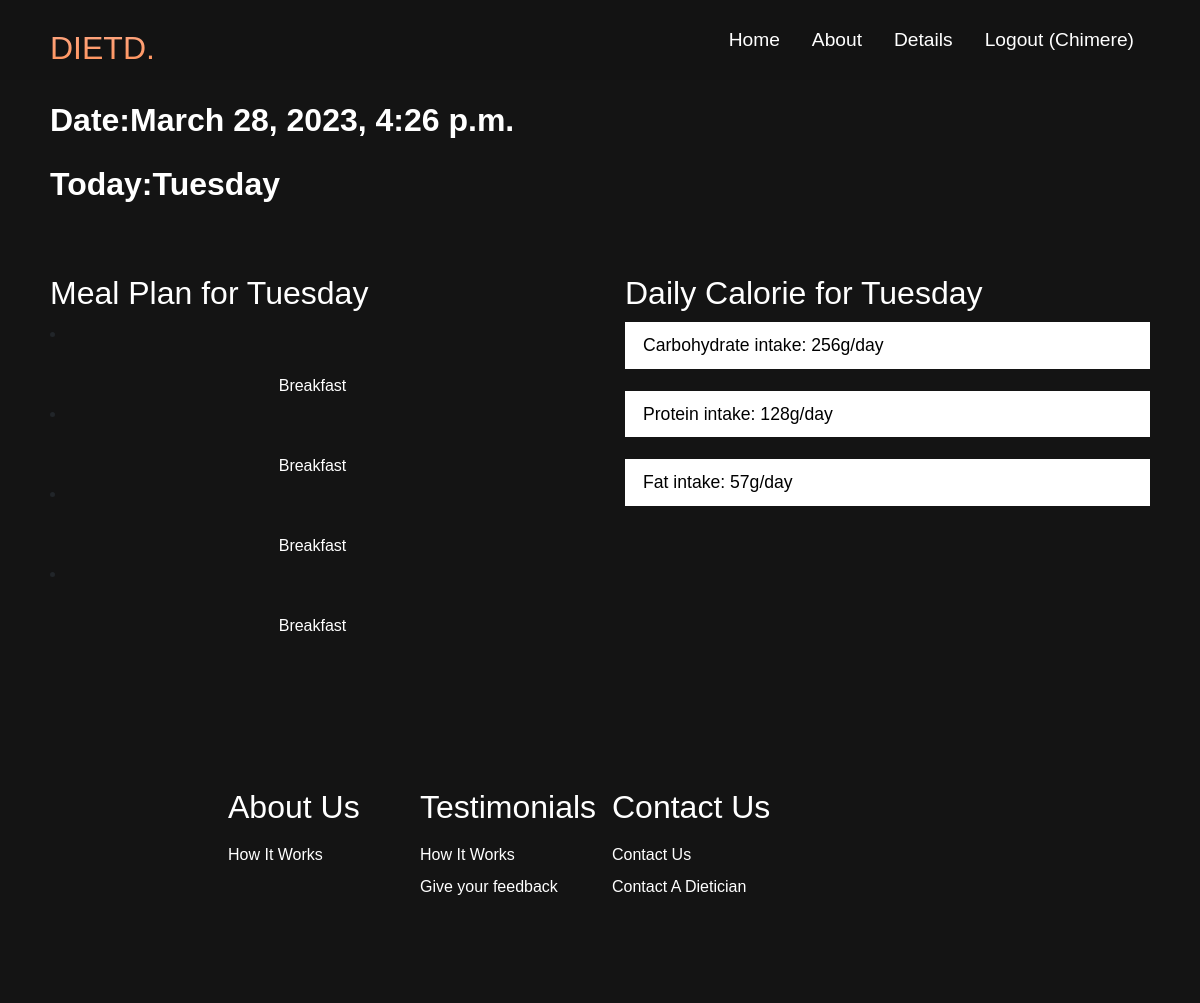
/create/ (signed in), run on an earlier commit of the app's database.
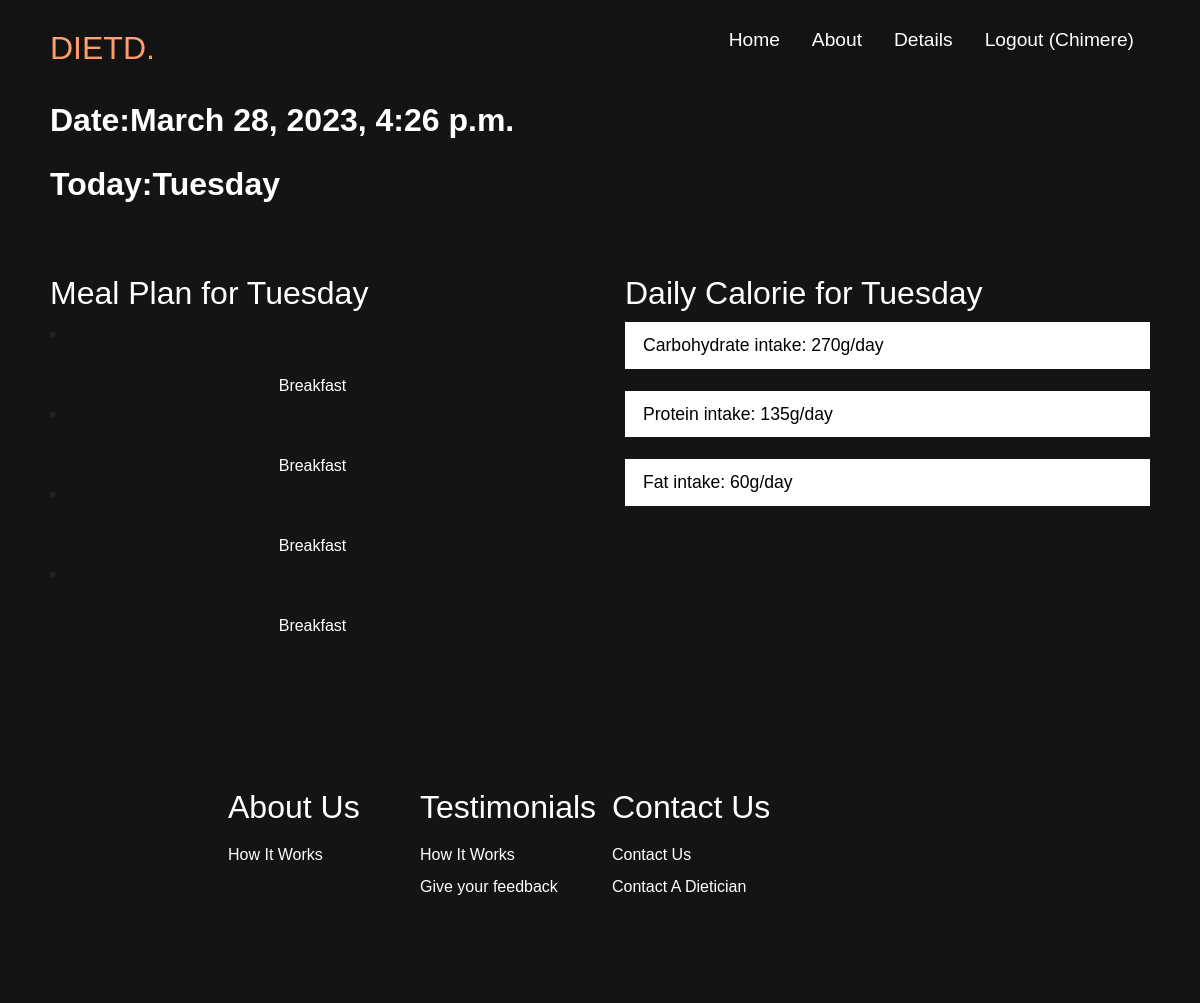
And on a later commit of the database.
### diet/models.py (models this page shows, shortened)
class DCalorie(models.Model):
    user = models.ForeignKey(User, on_delete=models.CASCADE)
    carb_grams = models.CharField(max_length=100)
    protein_grams = models.CharField(max_length=100)
    fat_grams = models.CharField(max_length=100)
    meal_carb_gram = models.CharField(max_length=100, null=True)
    meal_protein_gram = models.CharField(max_length=100, null=True)
    meal_fat_gram = models.CharField(max_length=100, null=True)

### diet/views.py (the view)
# urls.py: path('create/', views.create, name='create'),
def create(request):
    itemss = Testimonial.objects.all()
    items = FoodList.objects.all()
    calories = DCalorie.objects.get(user=request.user)
    searchTerm = request.GET.get('search_food')
    current_time = timezone.now()
    current_day = current_time.strftime('%A')
    return render(request, 'diet/create.html', {'searchTerm': searchTerm, 'current_time': current_time,
                                                'current_day': current_day, 'calories': calories,
                                                'items': items, 'itemss': itemss})

### diet/templates/diet/create.html (shortened to what this page needs)
{% load static %}
<!DOCTYPE html>
<html lang="en">
<head>
    <link href="https://cdn.jsdelivr.net/npm/bootstrap@5.2.3/dist/css/bootstrap.min.css" rel="stylesheet">
    <link rel="stylesheet" href="{% static 'css/style.css' %}"/>
</head>
<body>
<nav class="navbar">
    <div class="navbar__container">
        <a href="/" id="navbar__logo">DIETD.</a>
        <ul class="navbar__menu">
            <li class="navbar__item">
                <a href="{% url 'diet:home' %}" class="navbar__links">Home</a>
            </li>
            <li class="navbar__item">
                <a href="{% url 'diet:about' %}" class="navbar__links">About</a>
            </li>
            {% if user.is_authenticated %}
                <li class="navbar__item">
                    <a class="navbar__links" href="{% url 'diet:details' %}">
                    Details
                    </a>
                </li>
                <li class="navbar__item">
                    <a class="navbar__links" href="{% url 'diet:logoutaccount' %}">
                    Logout ({{ user.username }})
                    </a>
                </li>
            {% endif %}
        </ul>
    </div>
</nav>
    <div class="main">
      <div class="main__container">
            <div class="main__content">
                <p>Date:{{current_time}}</p>
                <p>Today:{{ current_day}}</p>
            </div>
      </div>
      <div class="form_container">
          <div class="section1">
              <h1 class="create_page">Meal Plan for {{current_day}}</h1>
                <li class="navbar__item">
                <a href="{% url 'diet:breakfast' %}" class="navbar__links">Breakfast</a>
                </li>
                <li class="navbar__item">
                <a href="{% url 'diet:breakfast' %}" class="navbar__links">Breakfast</a>
                </li>
                <li class="navbar__item">
                <a href="{% url 'diet:breakfast' %}" class="navbar__links">Breakfast</a>
                </li>
               <li class="navbar__item">
                <a href="{% url 'diet:breakfast' %}" class="navbar__links">Breakfast</a>
                </li>
          </div>
          <div class="section2">
              <h1 class="create_page">Daily Calorie for {{current_day}}</h1>
                <form method="POST" class="main__form">
                    <input type="text" name="carbohydrate" value="Carbohydrate intake: {{ calories.carb_grams }}g/day"
                           class="main__field">
                    <br>
                    <input type="text" name="protein" value="Protein intake: {{ calories.protein_grams }}g/day"
                           class="main__field">
                    <br>
                    <input type="text" name="fat" value="Fat intake: {{ calories.fat_grams }}g/day" class="main__field">
                    <br>
                </form>
          </div>
      </div>
    </div>
    <div class="footer__container">
        <div class="footer__links">
            <div class="footer__link--wrapper">
                <div class="footer__link--items">
                    <h2>About Us</h2>
                    <a href="{% url 'diet:about' %}">How It Works</a>
                </div>
                <div class="footer__link--items">
                    <h2>Testimonials</h2>
                    <a href="{% url 'diet:about' %}">How It Works</a>
                    <a href="{% url 'diet:testimony' %}">Give your feedback</a>
                </div>
                <div class="footer__link--items">
                    <h2>Contact Us</h2>
                    <a href="{% url 'diet:contactus' %}">Contact Us</a>
                    <a href="{% url 'diet:contactus2' %}">Contact A Dietician</a>
                </div>
            </div>
        </div>
    </div>
</body>
</html>

### diet/static/css/style.css (style rules this page uses)
* { box-sizing: border-box; margin: 0; padding: 0; font-family: 'Kumbh Sans', sans-serif; }
.navbar { background: #131313; height: 80px; display: flex; justify-content: center; align-items: center; font-size: 1.2rem; position: sticky; top: 0; z-index: 999; }
.navbar__container { display: flex; justify-content: space-between; height: 80px; z-index: 1; width: 100%; max-width: 1300px; margin: 0 auto; padding: 0 50px; }
#navbar__logo { background-color: #ff8177; background-image: linear-gradient(to top, #ff8844 0%, #ffb199 100%); background-size: 100%; -webkit-background-clip: text; -moz-background-clip: text; -webkit-text-fill-color: transparent; -moz-text-fill-color: transparent; display: flex; align-items: center; cursor: pointer; text-decoration: none; font-size: 2rem; }
.navbar__menu { display: flex; align-items: center; list-style: none; text-align: center; }
.navbar__item { height: 80px; }
.navbar__links { color: #fff; display: flex; align-items: center; justify-content: center; text-decoration: none; padding: 0 1rem; height: 100%; }
.main { background-color: #141414; }
.main__container { display: grid; grid-template-columns: 1fr 1fr; align-items: center; justify-self: center; margin: 0 auto; background-color: #141414; z-index: 1; width: 100%; max-width: 1300px; padding: 0 50px; padding-bottom: 50px; }
.form_container { display: grid; grid-template-columns: 1fr 1fr; margin: 0 auto; width: 100%; max-width: 1300px; padding: 0 50px; padding-bottom: 50px; column-gap: 50px; }
.create_page { font-size: 2rem; color: #fff; margin-bottom: 10px; }
.main__content p { margin-top: 1rem; font-size: 2rem; font-weight: 700; color: #fff; }
.main__field { width: 100%; padding: 0.5rem 1rem; outline: none; border: 2px solid rgba(0, 0, 0, 0); background-color: solid rgba(230, 230, 230, 0.6); font-size: 1.1rem; margin-bottom: 22px; transition: 0.3s; }
.footer__container { background-color: #141414; padding: 5rem 0; display: flex; flex-direction: column; justify-content: center align-items: center; }
.footer__links { width: 100%; max-width: 1000px; display: flex; justify-content: center; }
.footer__link--wrapper { display: flex; }
.footer__link--items { display: flex; flex-direction: column; align-items: flex-start; margin: 16px; text-align: left; width: 160px; box-sizing: border-box; }
.footer__link--items h2 { margin-bottom: 16px; }
.footer__link--items > h2 { color: #fff; }
.footer__link--items a { color: #fff; text-decoration: none; margin-bottom: 0.5rem; }

What changed in the data, as far as the page shows it:
changed DCalorie: carbohydrate "Carbohydrate intake: 256g/day" → "Carbohydrate intake: 270g/day"; protein "Protein intake: 128g/day" → "Protein intake: 135g/day"; fat "Fat intake: 57g/day" → "Fat intake: 60g/day"
